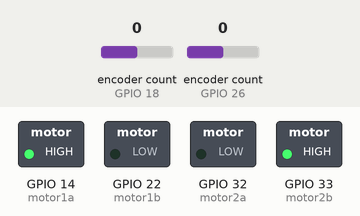
Simulated run of this sketch. Board: ESP32. Parts: switched loads named in the sketch (green lamp = pin HIGH). Inputs (shaded band) come from the test bench; at power-on: encoder count (sensors on GPIO 18, GPIO 26) 0.

Above: at 0.1 s.
Timing chart, 0 to 1.6 s (numbered marks = the images above):
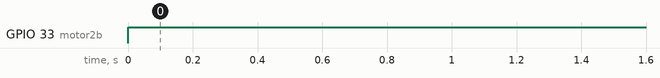

The sketch:

main.cpp.ino
```cpp
// #include <Arduino.h>
#include <Encoder.h>

#define COUNT_LOW 0
#define COUNT_HIGH 1023
#define ENC_MAX 2000
#define SAMPLE_TIME 0.0000005
#define PULLY_R 1.0 //仮の数字

float currentX = 0.0f; //x軸の座標
float prevX = 0.0f;

int motor1a = 14; //モータ1正転
int motor1b = 22; //モータ1逆転
int enc1a = 26;   //モータ1エンコーダa相
int enc1b = 25;   //モータ1エンコーダb相

int motor2a = 32; //モータ1正転
int motor2b = 33; //モータ1逆転
int enc2a = 18;   //モータ1エンコーダa相
int enc2b = 19;   //モータ1エンコーダb相

int PWM_HZ = 40000;

Encoder myEnc1(enc1a,enc1b);
Encoder myEnc2(enc2a,enc2b);

void motorOut(int, float);
int SelectOutChannel(int, float);

void setup() {
  pinMode(motor1a,OUTPUT);
  pinMode(motor1b,OUTPUT);
  pinMode(motor2a,OUTPUT);
  pinMode(motor2b,OUTPUT);
  ledcSetup(1 ,PWM_HZ,10);
  ledcSetup(2,PWM_HZ,10);
  ledcSetup(3,PWM_HZ,10);
  ledcSetup(4,PWM_HZ,10);
  ledcAttachPin(motor1a,1);
  ledcAttachPin(motor1b,2);
  ledcAttachPin(motor2a,3);
  ledcAttachPin(motor2b,4);

 // Serial.begin(9600);
}

void loop() {
  motorOut(1,20000);
  motorOut(2,-20000);
}

/*
モータを動かす関数
motor:動かすモータ番号，value:値
*/
void motorOut(int motor, float value){
  int ch1 = SelectOutChannel(motor, value);
  int ch2 = SelectOutChannel(motor, -value); //正負が逆転したvalueを与えることで対のチャンネルを得られる
  ledcWrite(ch1,constrain(fabs(value),COUNT_LOW,COUNT_HIGH));
  ledcWrite(ch2,0);
}

/*
出力に使うpwmの出力チャンネルを選ぶ関数
 */
int SelectOutChannel(int motor,float value){
  //正転のとき
  if(value >= 0){
    switch (motor)
    {
      case 1:
        return 1; //pwmの出力チャンネル
        break;
      case 2:
        return 3;
        break;

      default:
        return 0;
        break;
    }
  }

  //逆転のとき
  else{
    switch (motor)
    {
      case 1:
        return 2;
        break;
      case 2:
        return 4;
        break;

      default:
        return 0;
        break;
    }
  }
}
```

Measured:
- by itself, GPIO 33 (motor2b): LOW → HIGH at 0.00 s
